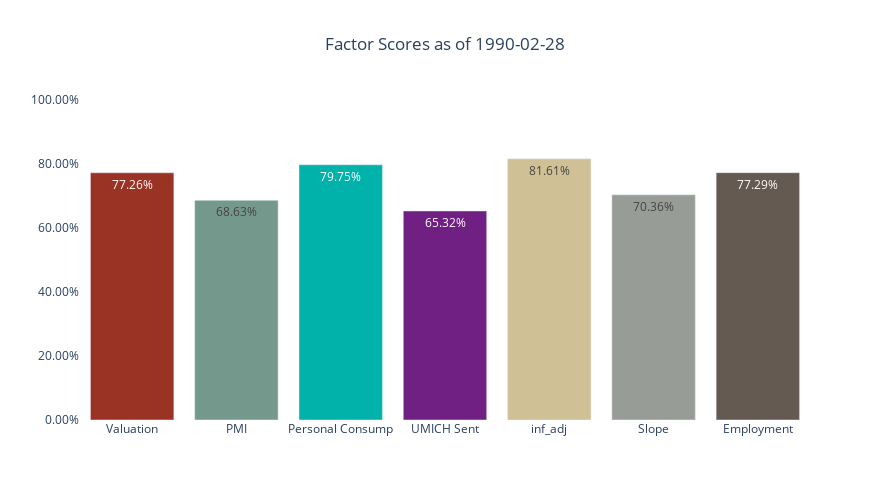

The cell this chart's notebook holds for it:
### Code cell
k['1990-02-28']

### Figure 1 — Plotly figure (JSON) as saved in the notebook; plotly's stock layout.template omitted (floating-point values rounded to 4 significant figures)
{"data": [{"marker": {"color": ["#9A3324", "#75988d", "#00B2A9", "#702082", "#CFC096", "#989C97", "#655A52"]}, "text": ["77.26%", "68.63%", "79.75%", "65.32%", "81.61%", "70.36%", "77.29%"], "textposition": "inside", "type": "bar", "x": ["Valuation", "PMI", "Personal Consump", "UMICH Sent", "inf_adj", "Slope", "Employment"], "y": [0.7726, 0.6863, 0.7975, 0.6532, 0.8161, 0.7036, 0.7729]}], "layout": {"height": 500, "paper_bgcolor": "white", "plot_bgcolor": "white", "title": {"text": "Factor Scores as of 1990-02-28", "x": 0.5}, "width": 890, "xaxis": {"autorange": true, "range": [-0.5, 6.5], "type": "category"}, "yaxis": {"range": [0, 1], "tickformat": ".2%", "type": "linear"}}}
